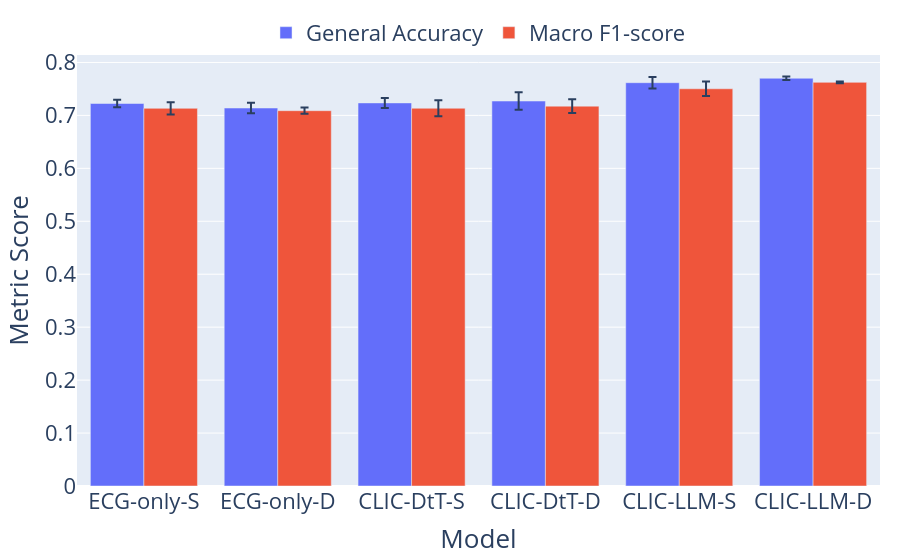

The cell this chart's notebook holds for it:
### Code cell
fig = px.bar(
    df_long,
    x="model",
    y="mean",
    color="metric",
    error_y="std",
    barmode="group",
    labels={
        "mean": "Metric Score",
        "model": "Model",
        "metric": "Metric",
    },
    category_orders={
        "model": [
            "ECG-only-S", "ECG-only-D",
            "CLIC-DtT-S",  "CLIC-DtT-D",
            "CLIC-LLM-S",  "CLIC-LLM-D",
        ]
    },
)

fig.update_layout(
    font=dict(size=22),
    title_font=dict(size=16),
    legend=dict(title="", orientation="h", y=1.1, x=0.5, xanchor="center"),
    margin=dict(l=40, r=20, t=40, b=40),
)

### Figure 1 — Plotly figure (JSON) as saved in the notebook; plotly's stock layout.template omitted (floating-point values rounded to 4 significant figures)
{"data": [{"alignmentgroup": "True", "error_y": {"array": [0.007114, 0.009902, 0.009394, 0.01657, 0.01078, 0.003223]}, "hovertemplate": "Metric=General Accuracy<br>Model=%{x}<br>Metric Score=%{y}<extra></extra>", "legendgroup": "General Accuracy", "marker": {"color": "#636efa", "pattern": {"shape": ""}}, "name": "General Accuracy", "offsetgroup": "General Accuracy", "orientation": "v", "showlegend": true, "textposition": "auto", "type": "bar", "x": ["ECG-only-S", "ECG-only-D", "CLIC-DtT-S", "CLIC-DtT-D", "CLIC-LLM-S", "CLIC-LLM-D"], "xaxis": "x", "y": [0.7225, 0.7139, 0.7236, 0.7271, 0.7618, 0.7702], "yaxis": "y"}, {"alignmentgroup": "True", "error_y": {"array": [0.01148, 0.005815, 0.01497, 0.01297, 0.01367, 0.001853]}, "hovertemplate": "Metric=Macro F1-score<br>Model=%{x}<br>Metric Score=%{y}<extra></extra>", "legendgroup": "Macro F1-score", "marker": {"color": "#EF553B", "pattern": {"shape": ""}}, "name": "Macro F1-score", "offsetgroup": "Macro F1-score", "orientation": "v", "showlegend": true, "textposition": "auto", "type": "bar", "x": ["ECG-only-S", "ECG-only-D", "CLIC-DtT-S", "CLIC-DtT-D", "CLIC-LLM-S", "CLIC-LLM-D"], "xaxis": "x", "y": [0.7134, 0.7089, 0.7135, 0.7175, 0.7503, 0.7624], "yaxis": "y"}], "layout": {"barmode": "group", "font": {"size": 22}, "legend": {"orientation": "h", "title": {"text": ""}, "tracegroupgap": 0, "x": 0.5, "xanchor": "center", "y": 1.1}, "margin": {"b": 40, "l": 40, "r": 20, "t": 40}, "title": {"font": {"size": 16}}, "xaxis": {"anchor": "y", "categoryarray": ["ECG-only-S", "ECG-only-D", "CLIC-DtT-S", "CLIC-DtT-D", "CLIC-LLM-S", "CLIC-LLM-D"], "categoryorder": "array", "domain": [0, 1], "title": {"text": "Model"}}, "yaxis": {"anchor": "x", "domain": [0, 1], "title": {"text": "Metric Score"}}}}
